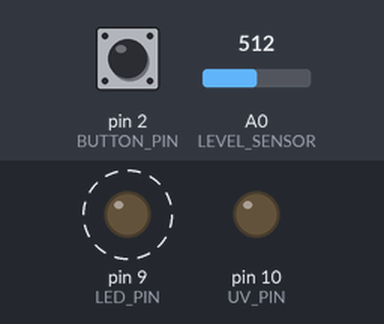
Bench run of a sketch on a simulated Arduino Uno, built with avr-gcc and run on an emulated ATmega328P. On the bench: output pins drawn as LEDs (lit = HIGH). Dashed ring = blinking. The inputs (shaded band) are chosen by the test bench; at power-on: pin 2 (BUTTON_PIN) HIGH, A0 (LEVEL_SENSOR) = 512. What the sketch prints to the serial monitor is not drawn.

Above: at 2.8 s.
2.9 s: pin 2 (BUTTON_PIN) pulled LOW for 2.35 s
At 4.3 s:
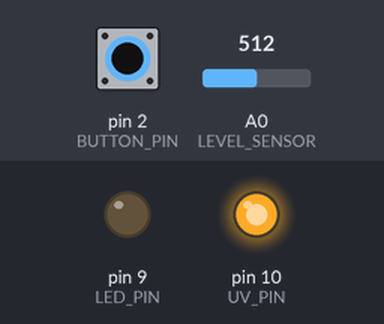
At 8.8 s:
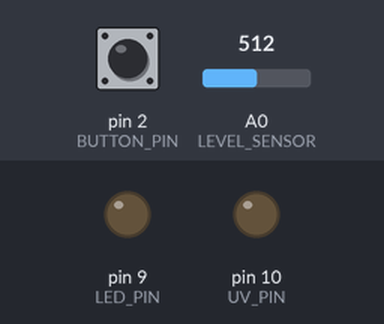
Timing chart, 0 to 15.5 s (numbered marks = the images above; inputs shaded):
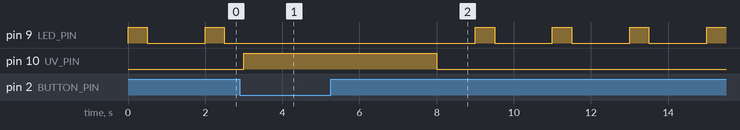

The sketch:

code.ino
```cpp
// code.ino - Smart Hydrate

#include <Wire.h>
#include <Adafruit_Sensor.h>
#include <SoftwareSerial.h>

#define LED_PIN 9
#define UV_PIN 10
#define LEVEL_SENSOR A0
#define BUTTON_PIN 2

void setup() {
  pinMode(LED_PIN, OUTPUT);
  pinMode(UV_PIN, OUTPUT);
  pinMode(BUTTON_PIN, INPUT_PULLUP);
  Serial.begin(9600);
}

void loop() {
  int level = analogRead(LEVEL_SENSOR);
  Serial.print("Water Level: ");
  Serial.println(level);

  // Glowing LED as reminder
  digitalWrite(LED_PIN, HIGH);
  delay(500);
  digitalWrite(LED_PIN, LOW);
  delay(500);

  // Button to turn on UV
  if (digitalRead(BUTTON_PIN) == LOW) {
    digitalWrite(UV_PIN, HIGH);
    delay(5000);  // UV on for 5 sec
    digitalWrite(UV_PIN, LOW);
  }

  delay(1000);  // Basic loop delay
}
```

Measured:
- after the input at 2.9 s, pin 10 (UV_PIN): LOW → HIGH after 0.10 s, → LOW 5.0 s later
